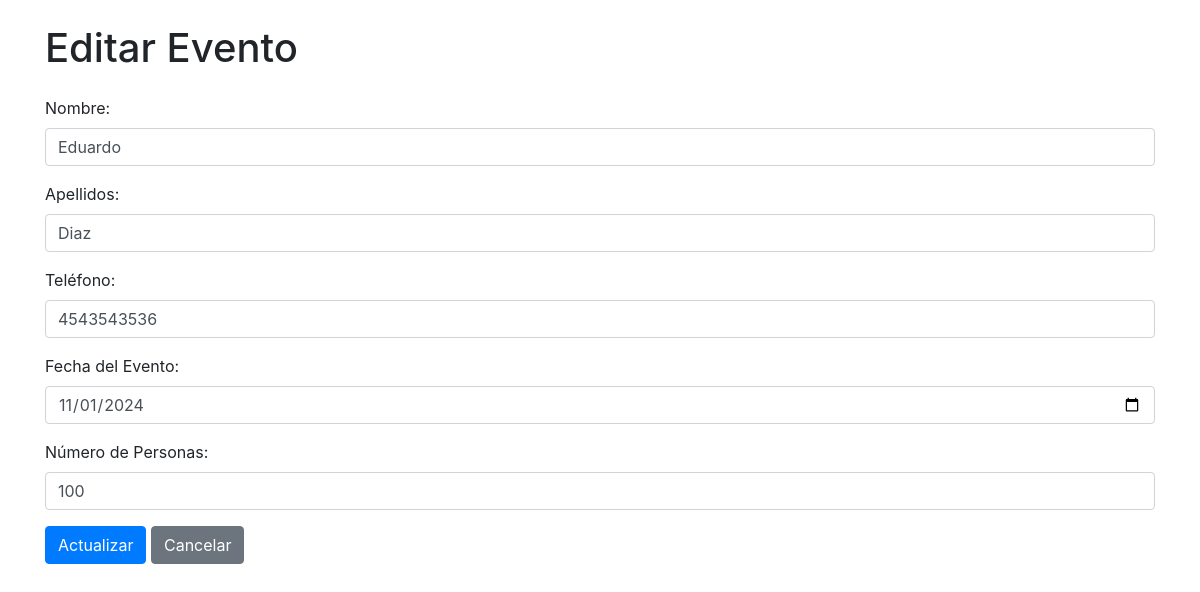
Screenshot of /usuarios/admin/editar_evento.php?id=20 with the database file from the repository.
### tables this page shows
CREATE TABLE `evento` (
  `id` int(11) NOT NULL,
  `fecha_evento` date DEFAULT NULL,
  `num_personas` int(11) DEFAULT NULL,
  `id_cliente` int(11) DEFAULT NULL
);

CREATE TABLE `cliente` (
  `id` int(11) NOT NULL,
  `nombre` varchar(100) DEFAULT NULL,
  `apellidos` varchar(100) DEFAULT NULL,
  `telefono` varchar(15) DEFAULT NULL
);

### usuarios/admin/editar_evento.php (the view, shortened to what this page needs)
<?php
include("../../database/conexion.php");
if (isset($_GET['id']) && !empty($_GET['id'])) {
    $id = $_GET['id'];
    $stmt = $conexion->prepare("
        SELECT e.*, c.nombre, c.apellidos, c.telefono
        FROM evento e
        JOIN cliente c ON e.id_cliente = c.id
        WHERE e.id = :id
    ");
    $stmt->bindParam(':id', $id);
    $stmt->execute();
    $evento = $stmt->fetch(PDO::FETCH_ASSOC);
} else {
    die("Error: ID no especificado.");
}
?>
<!DOCTYPE html>
<html lang="es">
<head>
    <link href="https://maxcdn.bootstrapcdn.com/bootstrap/4.5.2/css/bootstrap.min.css" rel="stylesheet">
</head>
<body>
    <div class="container">
        <h1 class="my-4">Editar Evento</h1>
        <form method="POST">
            <div class="form-group">
                <label for="nombre">Nombre:</label>
                <input type="text" name="nombre" class="form-control" value="<?php echo htmlspecialchars($evento['nombre']); ?>" required>
            </div>
            <div class="form-group">
                <label for="apellidos">Apellidos:</label>
                <input type="text" name="apellidos" class="form-control" value="<?php echo htmlspecialchars($evento['apellidos']); ?>" required>
            </div>
            <div class="form-group">
                <label for="telefono">Teléfono:</label>
                <input type="text" name="telefono" class="form-control" value="<?php echo htmlspecialchars($evento['telefono']); ?>" required>
            </div>
            <div class="form-group">
                <label for="fecha_evento">Fecha del Evento:</label>
                <input type="date" name="fecha_evento" class="form-control" value="<?php echo htmlspecialchars($evento['fecha_evento']); ?>" required>
            </div>
            <div class="form-group">
                <label for="num_personas">Número de Personas:</label>
                <input type="number" name="num_personas" class="form-control" value="<?php echo htmlspecialchars($evento['num_personas']); ?>" required>
            </div>
            <button type="submit" class="btn btn-primary">Actualizar</button>
            <a href="./dasboard.php" class="btn btn-secondary">Cancelar</a>
        </form>
    </div>
</body>
</html>

### rows the page displays
evento: nombre "Eduardo", apellidos "Diaz", telefono "4543543536", fecha_evento "11/01/2024", num_personas "100"
